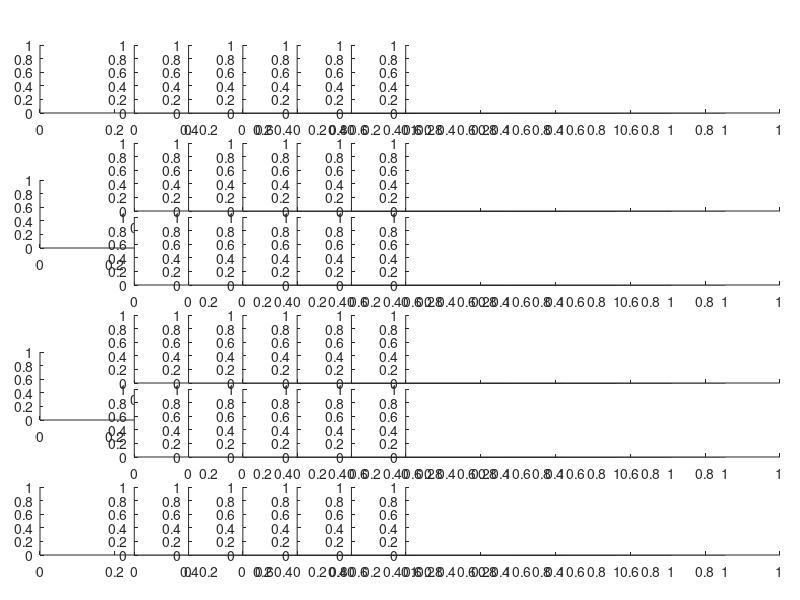

MATLAB code for this plot: (Note: this script raises an error after producing the figure.)
function FIGURE_PatternMatching_ellipses
% This function generates the figure showing the matching patterns created
% for the four different types of microfibrosis

% Define the plotting sizes (all as fractions of one)
margin = 0.025;
xgap = -0.4;
xsep = 0.05;
ygap = 0.05;
y_inclassgap = 0.01;
leftTextSpace = 0.025;
titleSpace = 0.05;
bottomSpace = 0.05;

% Specify the number of generated patterns to show
n_show = 6;

% Define the fibrosis classification names
%fibro_classes = {'Interstitial', 'Compact', 'Diffuse', 'Patchy'};
fibro_classes = {'I', 'C', 'D', 'P'};

% Define the classes that have both fibre and non-fibre versions
dual_classes = [2, 3];

%%%%%%%%%%%%%%%%%%%%%%%%%%%%%%%%%%%%%%%%%%%%%%%%%%%%%%%%%%%%%%%%%%%%%%%%%

% Switch up a level to the main folder to run code
cd ..

% Calculate the number of rows and columns from the parameter vectors
n_classes = length(fibro_classes);    % Set by hand because of the inclusion of both fibre and non-fibre versions for some patterns
n_cols = n_show + 1;                  % +1 for the target pattern
n_dualclasses = length(dual_classes); % Number of dual classes
n_rows = n_classes + n_dualclasses;   % Dual classes count as two rows

% Calculate the derived plotting sizes
dx = (1 - 2*margin - (n_cols-1)*xgap - leftTextSpace - xsep) / n_cols;
dy = (1 - 2*margin - (n_classes-1)*ygap - n_dualclasses*y_inclassgap - titleSpace - bottomSpace) / n_rows;

% Create a vector that maps the row number to the pattern
counter = 0;
for k = 1:n_classes
    
    % Increment counter for this class
    counter = counter + 1; 
    rowmap(counter) = k;
    
    % Add another entry to the mapping vector if this is a dual class
    if ismember(k,dual_classes)
        counter = counter + 1;
        rowmap(counter) = k;
    end
    
end
        
    

% Define a 'fibrosis' colormap
fibroclr = [[0.95, 0.85, 0.55]; [0.8, 0.2, 0.2]];

% Initialise a new figure, fullscreen
figure('units', 'normalized', 'OuterPosition', [0 0 1 1]);

% Create a series of axes objects that will be used for plotting
row_counter = 0;
y_pos = 1 - margin - titleSpace + ygap;
for k = 1:n_classes        % rows
    
    % Set flag for if this is a dual class or not
    dual_flag = ismember(k,dual_classes);
    
    % Update row location
    y_pos = y_pos - (ygap + dy);
    row_counter = row_counter + 1;
    
    % Initialise column location
    x_pos = margin + leftTextSpace;
    
    % Create the axes for the histological images
    ax{k,1} = axes('Position', [x_pos, y_pos - dual_flag * (dy+y_inclassgap)/2 , dx, dy]);
    
    % Add the extra space between the first column and the remaining
    x_pos = x_pos + xsep;
        
    % Loop over columns to create axes
    for j = 1:n_show
        
        % Update column location
        x_pos = x_pos + xgap + dx;
        
        % Create axes object
        ax{row_counter,j+1} = axes('Position', [x_pos, y_pos, dx, dy]);
        
    end
    
    % If this is a dual class row, do another loop
    if dual_flag
        
        % Update row location with a different gap for within-class rows
        y_pos = y_pos - (y_inclassgap + dy);
        row_counter = row_counter + 1;
        
        % Update column location
        x_pos = margin + leftTextSpace + xsep;
        
        % Loop over columns to create axes
        for j = 1:n_show
            
            % Update column location
            x_pos = x_pos + xgap + dx;
            
            % Create axes object
            ax{row_counter,j+1} = axes('Position', [x_pos, y_pos, dx, dy]);
            
        end
        
    end
    
end

% Load the patterns from the histological images
load('histo_patterns.mat','patterns');

% Load the SMC-ABC particles corresponding to each
load('Results\interstitial2000_full.mat','particles'); particle_sets{1} = particles;
load('Results\compact2000_full.mat','particles'); particle_sets{2} = particles;
load('Results\compact2000_full_nofibres.mat','particles'); particle_sets{3} = particles;
load('Results\diffuse2000_full.mat','particles'); particle_sets{4} = particles;
load('Results\diffuse2000_full_nofibres.mat','particles'); particle_sets{5} = particles;
load('Results\patchy2000_full.mat','particles'); particle_sets{6} = particles;

% Read out the dimensions of the patterns
[Ny, Nx] = size(patterns{1});

% Loop over the classes of microfibrosis, plotting the original
% histological image
for k = 1:n_classes
    
    % First calculate the ellipses for this histological section
    hist_metrics = ellipseMetrics(patterns{k}, [0.1 0.2 0.3 0.4 0.5 0.6 0.7 0.8 0.9]);
    
    % Read out the limits of these ellipses (for axis determination)
    max_vals(k) = max(hist_metrics(2:3:end));
    
    % Plot the histological section
    fig = gcf;
    fig.CurrentAxes = ax{k,1};
    plotEllipses(hist_metrics);
    set(ax{k,1},'FontSize', 14);
    axis(ax{k,1},'equal');
    axis(ax{k,1},[-0.6*max_vals(k) 0.6*max_vals(k) -0.6*max_vals(k) 0.6*max_vals(k)]);
    set(ax{k,1},'xtick',[],'ytick',[],'xticklabels',[],'yticklabels',[]);
    box(ax{k,1},'on');
    
end

% Now loop over the different classes of patterns, plotting the requested
% number of each
for k = 1:n_rows
    
    % Grab the particles
    particles = particle_sets{k};
    
    % Reduce to the set of only unique particles by using unique command
    [~, I] = unique(particles.thetas, 'rows');
    particles.vals = particles.vals(I);
    particles.Ds = particles.Ds(I);
    particles.metrics = particles.metrics(I,:);
    
    % Sort the unique particles by their discrepancies
    [particles.Ds, I] = sort(particles.Ds);
    particles.vals = particles.vals(I);
    particles.metrics = particles.metrics(I,:);
    
    % Select particles corresponding to quantiles (to give even spread of
    % discrepancy values)
    quantiles = round(linspace(1,length(particles.Ds),n_show));
    
    % Plot the ellipses corresponding to each histological pattern
    for j = 1:n_show
        fig = gcf;
        fig.CurrentAxes = ax{k,j+1};
        plotEllipses(particles.metrics(quantiles(j),:));
        set(ax{k,j+1},'FontSize', 14);
        axis(ax{k,j+1},'equal');
        axis(ax{k,j+1},[-0.6*max_vals(rowmap(k)) 0.6*max_vals(rowmap(k)) -0.6*max_vals(rowmap(k)) 0.6*max_vals(rowmap(k))]);
        set(ax{k,j+1},'xtick',[],'ytick',[],'xticklabels',[],'yticklabels',[]);
        box(ax{k,j+1},'on');
    end     
    
end

% Add column titles
text(ax{1,1}, 0, max_vals(1)*0.925, 'Histological', 'HorizontalAlignment', 'Center', 'FontSize', 24);
text(ax{1,1+round(n_show/2)}, 0.925*max_vals(1), max_vals(1)*0.925, 'Generated', 'HorizontalAlignment', 'Center', 'FontSize', 24);

% Add row titles
for k = 1:length(fibro_classes)
    text(ax{k,1}, -max_vals(k)*0.825, 0, fibro_classes{k}, 'HorizontalAlignment', 'Right', 'VerticalAlignment', 'Middle', 'FontSize', 30);
end

% Add text on the right
fib_text = {'','(no $$\mathcal{F}$$)', '', '(no $$\mathcal{F}$$)'};
text_rows = [2, 3, 4, 5];
for k = 1:length(fib_text)
    text(ax{text_rows(k),n_show+1}, max_vals(rowmap(k)) * 0.825, 0, fib_text{k}, 'HorizontalAlignment', 'Left', 'VerticalAlignment', 'Middle', 'FontSize', 20, 'Interpreter', 'latex');
end

% Create an arrow below the generated patterns, indicating minimum and
% maximum discrepancy
text(ax{n_rows,2}, 0, -max_vals(rowmap(n_rows))*0.925, {'Minimum','Discrepancy'}, 'FontSize', 16, 'HorizontalAlignment', 'center');
text(ax{n_rows,n_show+1}, 0, -max_vals(rowmap(n_rows))*0.925, {'Maximum','Discrepancy'}, 'FontSize', 16, 'HorizontalAlignment', 'center');
%line_obj = arrow(ax{n_rows,3}, [Nx/3 2*Nx/3+7/6*Nx*(n_show-3)],[Ny*8/6 Ny*8/6],'LineWidth',2,'Color',[0 0 0]);
%line_obj.Clipping = 'off';
annotation('textarrow',[0.435 0.7],[0.045 0.045]);


% Return to figures folder
cd Figures